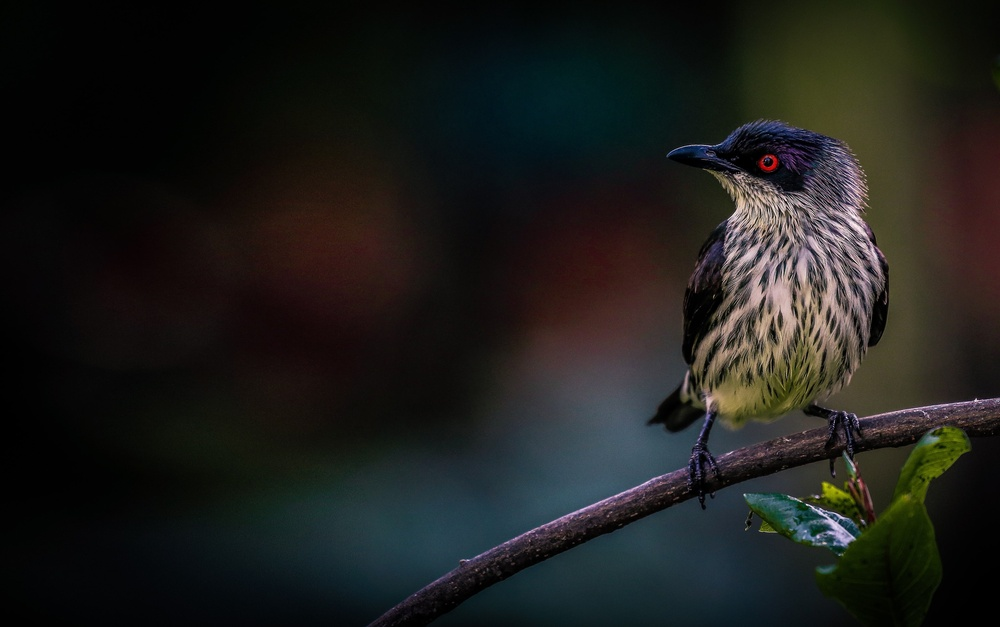
#> input picture 2024/winter/images/bird 4k.jpg, 1000 x 627 px, shrunk from 3840 x 2407 before the run
$ jupyter execute visualisation.ipynb
#> lines starting #> are read from the running program, lines starting #| are printed output that depends on the picture
# Visualisation of images

## 1.Setup

[cell 1]
# Libraries
import os
import numpy as np
import cv2
import matplotlib.pyplot as plt

## 2.Image Understanding

[cell 2]
# Figure
image = cv2.imread("images/bird 4k.jpg")
#> image is the input picture: shape (627, 1000, 3); mean B, G, R 27.8, 30.4, 30.1
image = cv2.cvtColor(image, cv2.COLOR_BGR2RGB)
h,w, c = image.shape
#> h = 627; w = 1000; c = 3
cv2.putText(image, f"height: {h}px, width: {w}px, channel: {c}", (100,300), cv2.FONT_HERSHEY_SIMPLEX, 5, (0,255,0), 2)
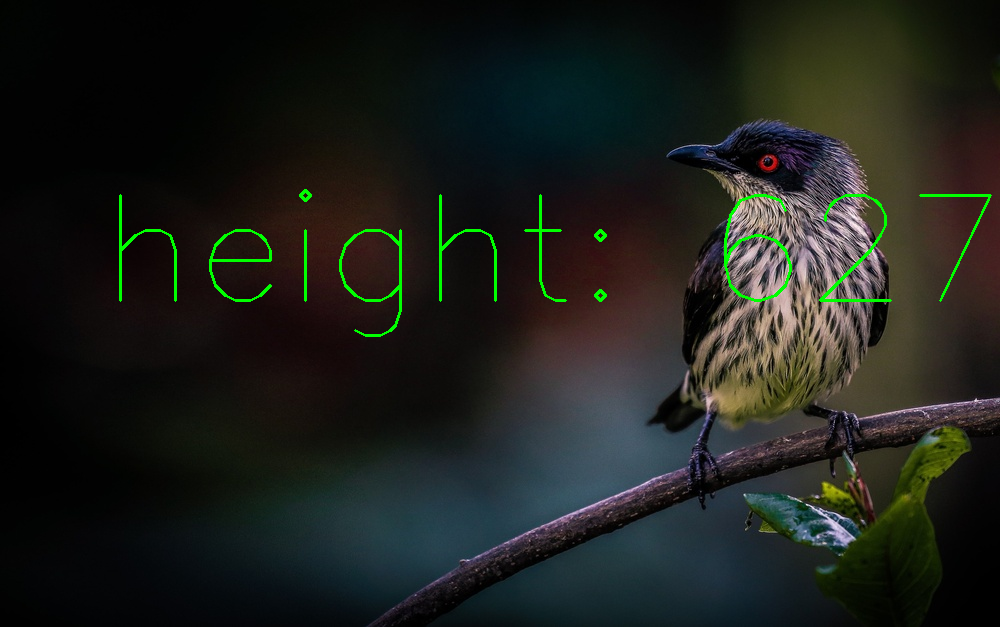
#> image: shape (627, 1000, 3); mean R, G, B 29.5, 32.5, 27.3

plt.title('Bird 4k')
plt.axis('off')
plt.imshow(image)
